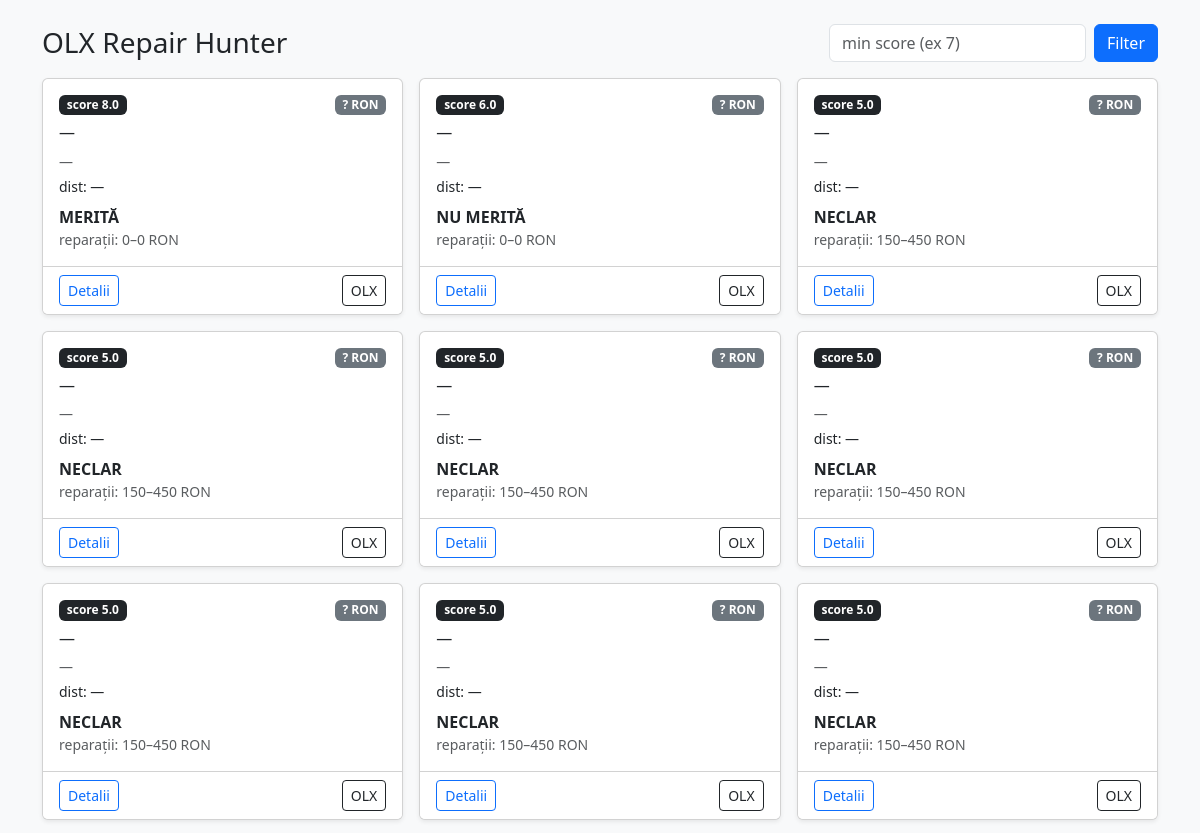
Before: / (upper part) with the older database file.
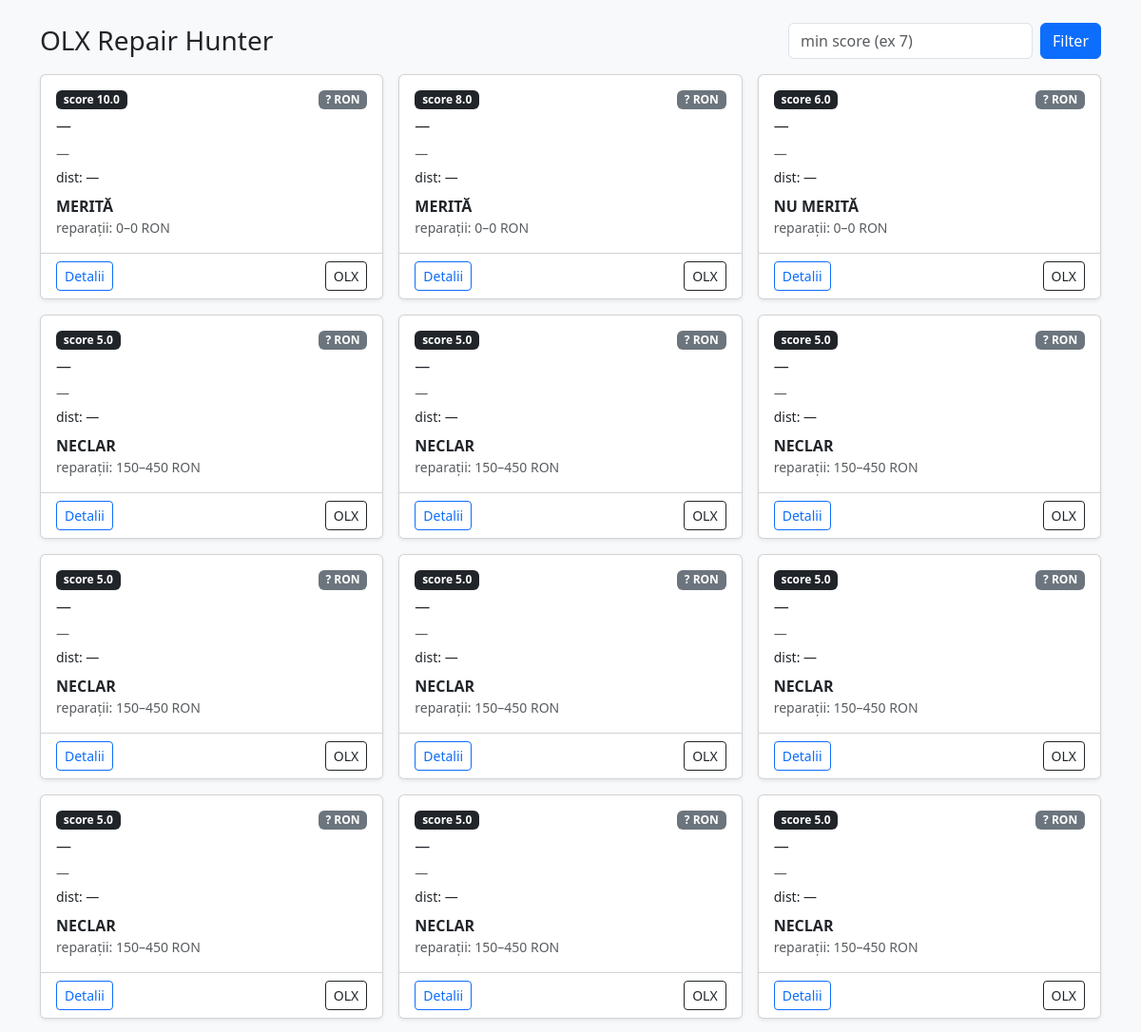
After: the same page with the newer database file.
### tables this page shows
CREATE TABLE ads (
            id INTEGER PRIMARY KEY AUTOINCREMENT,
            url TEXT UNIQUE,
            title TEXT,
            price_ron INTEGER,
            location_text TEXT,
            lat REAL,
            lon REAL,
            image_url TEXT,
            description TEXT,
            scraped_at TEXT,

            score REAL,
            verdict TEXT,
            repair_estimate_low INTEGER,
            repair_estimate_high INTEGER,
            parts_suspected TEXT,
            reasoning TEXT,

            distance_km REAL
            signals_positive TEXT

            signals_negative TEXT

likely_fix TEXT

confidence REAL

repair_items TEXT TXT

quick_tests TEXT TXT

resale_value_low INTEGER

resale_value_high INTEGER

profit_low INTEGER

profit_high INTEGER

drive_time_min INTEGER
        );

### app.py (the view)
@app.get("/")
def index():
    min_score = request.args.get("min_score", default=None, type=float)
    ads = list_ads(limit=200, min_score=min_score)
    return render_template("index.html", ads=ads, min_score=min_score)

### db.py (called while the page is built)
def connect():
    DB_PATH.parent.mkdir(parents=True, exist_ok=True)
    return sqlite3.connect(DB_PATH)

def list_ads(limit=200, min_score=None):
    q = "SELECT * FROM ads"
    params = []
    if min_score is not None:
        q += " WHERE score >= ?"
        params.append(min_score)
    q += " ORDER BY score DESC, id DESC LIMIT ?"
    params.append(limit)
    with connect() as con:
        con.row_factory = sqlite3.Row
        rows = con.execute(q, params).fetchall()
        return [dict(r) for r in rows]

### templates/index.html (shortened to what this page needs)
{% extends "base.html" %}
{% block content %}
<div class="row g-3">
  {% for ad in ads %}
  <div class="col-12 col-md-6 col-lg-4">
    <div class="card h-100 shadow-sm">
      <div class="card-body">
        <div class="d-flex justify-content-between">
          <span class="badge bg-dark">score {{ "%.1f"|format(ad.score or 0) }}</span>
          <span class="badge bg-secondary">{{ ad.price_ron or "?" }} RON</span>
        </div>
        <h6 class="mt-2">{{ ad.title or "—" }}</h6>
        <div class="text-muted small">{{ ad.location_text or "—" }}</div>
        <div class="small mt-1">
          {% if ad.distance_km is not none %}
            dist: {{ "%.1f"|format(ad.distance_km) }} km de Cluj
          {% else %}
            dist: —
          {% endif %}
        </div>
        <div class="mt-2">
          <div class="fw-semibold">{{ ad.verdict or "" }}</div>
          <div class="small text-muted">
            reparații: {{ ad.repair_estimate_low or 0 }}–{{ ad.repair_estimate_high or 0 }} RON
          </div>
        </div>
      </div>
      <div class="card-footer bg-white d-flex justify-content-between">
        <a class="btn btn-sm btn-outline-primary" href="/ad/{{ ad.id }}">Detalii</a>
        <a class="btn btn-sm btn-outline-dark" href="{{ ad.url }}" target="_blank" rel="noreferrer">OLX</a>
      </div>
    </div>
  </div>
  {% endfor %}
</div>
{% endblock %}

Changed rows visible on the page:
added ads: score "10.0", price_ron "?", title "—", location_text "—", verdict "MERITĂ", repair_estimate_low "0", repair_estimate_high "0"
added ads: score "5.0", price_ron "?", title "—", location_text "—", verdict "NECLAR", repair_estimate_low "150", repair_estimate_high "450"
now on this page (row unchanged): ads: score "5.0", price_ron "?", title "—", location_text "—", verdict "NECLAR", repair_estimate_low "150", repair_estimate_high "450"
